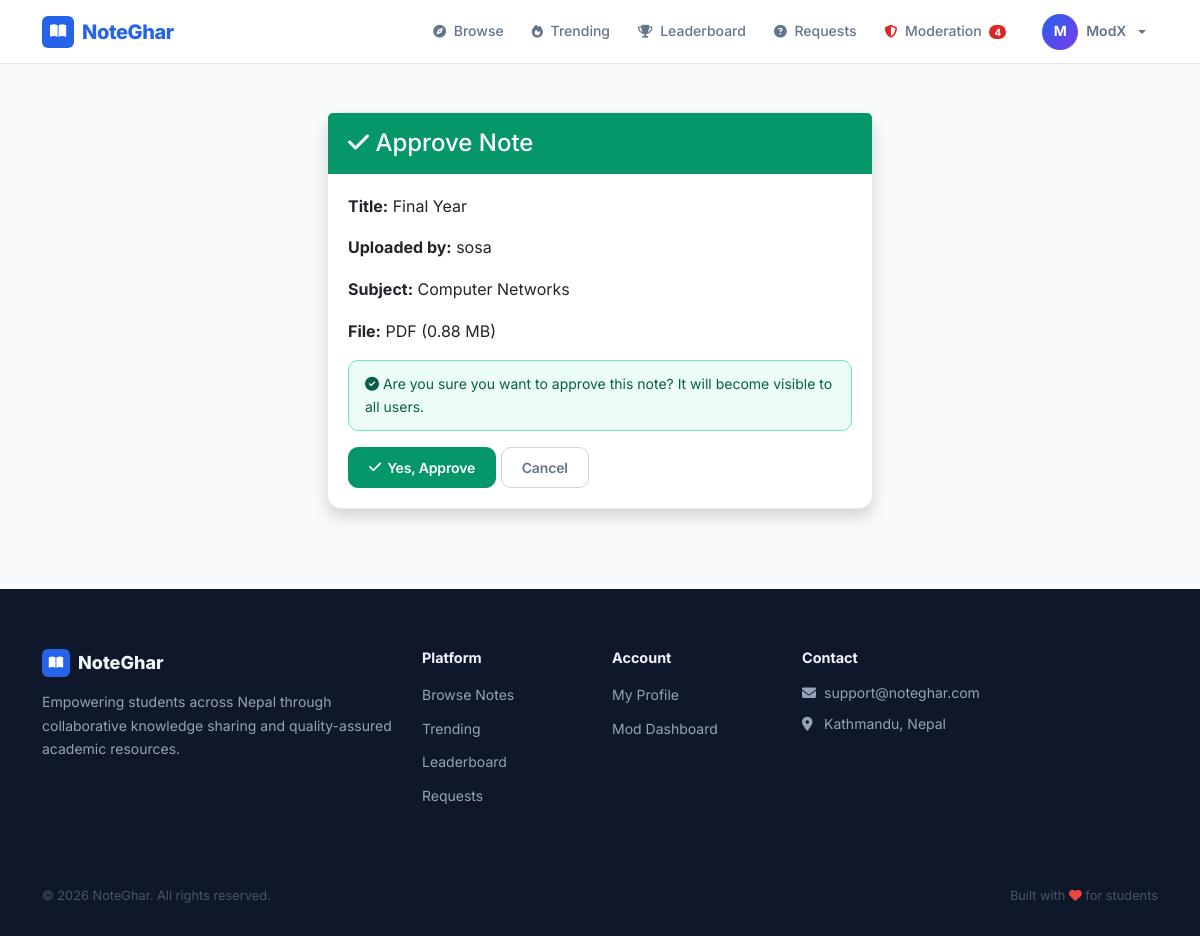
The page /notes/moderation/approve/8/ (signed in) on the database its author committed.
### accounts/models.py (models this page shows, shortened)
class User(AbstractUser):
    ROLE_CHOICES = (
        ('student', 'Student'),
        ('moderator', 'Moderator'),
        ('admin', 'Admin'),
    )
    role = models.CharField(max_length=20, choices=ROLE_CHOICES, default='student')
    phone = models.CharField(max_length=15, blank=True, null=True)
    institution = models.ForeignKey(
        'notes.Institution',
        on_delete=models.SET_NULL,
        null=True,
        blank=True,
        related_name='users',
        help_text='User\'s affiliated institution'
    )
    profile_picture = models.ImageField(upload_to='profiles/', blank=True, null=True)
    bio = models.TextField(blank=True, null=True)
    is_verified = models.BooleanField(default=False)
    specialization_courses = models.ManyToManyField(
        'notes.Course',
        blank=True,
        related_name='specialized_moderators',
        help_text='Courses this moderator specializes in'
    )
    specialization_subjects = models.ManyToManyField(
        'notes.Subject',
        blank=True,
        related_name='specialized_moderators',
        help_text='Specific subjects within courses'
    )
    qualification_document = models.FileField(
        upload_to='qualifications/%Y/%m/',
        blank=True,
        null=True,
        help_text='Upload degree certificate, transcript, or other proof of qualification (PDF, JPG, PNG)'
    )
    qualification_verified = models.BooleanField(
        default=False,
        help_text='Admin has verified the qualification documents'
    )
    qualification_notes = models.TextField(
        blank=True,
        help_text='Admin notes about qualification verification'
    )
    created_at = models.DateTimeField(auto_now_add=True)
    updated_at = models.DateTimeField(auto_now=True)
    def is_admin_user(self):
        return self.role == 'admin' or self.is_superuser

### notes/models.py (models this page shows, shortened)
class Note(models.Model):
    STATUS_CHOICES = (
        ('pending', 'Pending Review'),
        ('approved', 'Approved'),
        ('rejected', 'Rejected'),
    )
    title = models.CharField(max_length=300)
    description = models.TextField()
    subject = models.ForeignKey(Subject, on_delete=models.CASCADE, related_name='notes')
    course = models.ForeignKey(Course, on_delete=models.CASCADE, related_name='notes')
    semester = models.ForeignKey(Semester, on_delete=models.CASCADE, related_name='notes')
    assigned_moderator = models.ForeignKey(
        settings.AUTH_USER_MODEL,
        on_delete=models.SET_NULL,
        null=True,
        blank=True,
        related_name='assigned_notes',
        help_text='Moderator assigned to review this note'
    )
    file = models.FileField(
        upload_to='notes/%Y/%m/',
        validators=[FileExtensionValidator(allowed_extensions=['pdf', 'docx', 'doc', 'ppt', 'pptx'])]
    )
    file_size = models.IntegerField(default=0, help_text="File size in bytes")
    uploaded_by = models.ForeignKey(settings.AUTH_USER_MODEL, on_delete=models.CASCADE, related_name='notes')
    status = models.CharField(max_length=20, choices=STATUS_CHOICES, default='pending')
    tags = models.ManyToManyField(Tag, blank=True, related_name='notes')
    download_count = models.IntegerField(default=0)
    view_count = models.IntegerField(default=0)
    created_at = models.DateTimeField(auto_now_add=True)
    updated_at = models.DateTimeField(auto_now=True)
    approved_at = models.DateTimeField(null=True, blank=True)
    approved_by = models.ForeignKey(
        settings.AUTH_USER_MODEL,
        on_delete=models.SET_NULL,
        null=True,
        blank=True,
        related_name='approved_notes'
    )
    class Meta:
        ordering = ['-created_at']
    def get_file_extension(self):
        return self.file.name.split('.')[-1].upper()
    def get_file_size_mb(self):
        return round(self.file_size / (1024 * 1024), 2)

class Subject(models.Model):
    name = models.CharField(max_length=200)
    code = models.CharField(max_length=20)
    course = models.ForeignKey(Course, on_delete=models.CASCADE, related_name='subjects')
    semester = models.ForeignKey(Semester, on_delete=models.CASCADE, related_name='subjects')
    description = models.TextField(blank=True)
    slug = models.SlugField(blank=True)
    created_at = models.DateTimeField(auto_now_add=True)
    class Meta:
        ordering = ['course', 'semester', 'name']
        unique_together = ['code', 'course', 'semester']

### notes/views.py (the view, shortened to what this page needs)
# urls.py: path('moderation/approve/<int:pk>/', views.approve_note_view, name='approve_note'),
@user_passes_test(is_moderator)
def approve_note_view(request, pk):
    note = get_object_or_404(Note, pk=pk)
    return render(request, 'notes/approve_note.html', {'note': note})

### core/templates/notes/approve_note.html (shortened to what this page needs)
{% extends 'base.html' %}
{% block content %}
<div class="container my-5">
    <div class="row justify-content-center">
        <div class="col-md-6">
            <div class="card shadow">
                <div class="card-header bg-success text-white">
                    <h4 class="mb-0"><i class="fas fa-check"></i> Approve Note</h4>
                </div>
                <div class="card-body">
                    <p><strong>Title:</strong> {{ note.title }}</p>
                    <p><strong>Uploaded by:</strong> {{ note.uploaded_by.username }}</p>
                    <p><strong>Subject:</strong> {{ note.subject.name }}</p>
                    <p><strong>File:</strong> {{ note.get_file_extension }} ({{ note.get_file_size_mb }} MB)</p>
                    <div class="alert alert-success">
                        <i class="fas fa-check-circle"></i> Are you sure you want to approve this note? It will become visible to all users.
                    </div>
                    <form method="post">
                        <button type="submit" class="btn btn-success">
                            <i class="fas fa-check"></i> Yes, Approve
                        </button>
                        <a href="{% url 'notes:moderation_dashboard' %}" class="btn btn-secondary">Cancel</a>
                    </form>
                </div>
            </div>
        </div>
    </div>
</div>
{% endblock %}

### core/templates/base.html (shortened to what this page needs)
<!DOCTYPE html>
<html lang="en">
<head>
    <link href="https://cdn.jsdelivr.net/npm/bootstrap@5.3.0/dist/css/bootstrap.min.css" rel="stylesheet">
    <link rel="stylesheet" href="https://cdnjs.cloudflare.com/ajax/libs/font-awesome/6.4.0/css/all.min.css">
</head>
<body>
    <nav class="navbar navbar-expand-lg">
        <div class="container d-flex align-items-center">
            <a class="navbar-brand" href="{% url 'core:home' %}">
                <span class="brand-icon"><i class="fas fa-book-open"></i></span>
                NoteGhar
            </a>
            <div class="collapse navbar-collapse" id="navbarNav">
                <ul class="navbar-nav ms-auto align-items-lg-center gap-1">
                    <li class="nav-item">
                        <a class="nav-link" href="{% url 'notes:list' %}"><i class="fas fa-compass"></i> Browse</a>
                    </li>
                    <li class="nav-item">
                        <a class="nav-link" href="{% url 'notes:trending' %}"><i class="fas fa-fire"></i> Trending</a>
                    </li>
                    <li class="nav-item">
                        <a class="nav-link" href="{% url 'notes:leaderboard' %}"><i class="fas fa-trophy"></i> Leaderboard</a>
                    </li>
                    {% if user.is_authenticated %}
                        <li class="nav-item">
                            <a class="nav-link" href="{% url 'notes:request_board' %}"><i class="fas fa-question-circle"></i> Requests</a>
                        </li>
                        {% if user.role in 'moderator,admin' or user.is_superuser %}
                        <li class="nav-item">
                            <a class="nav-link" href="{% url 'moderation:dashboard' %}">
                                <i class="fas fa-shield-alt" style="color: var(--danger);"></i> Moderation
                                {% if total_pending %}
                                    <span class="navbar-pending-badge">{{ total_pending }}</span>
                                {% endif %}
                            </a>
                        </li>
                        {% endif %}
                        <li class="nav-item dropdown ms-lg-2">
                            <a class="nav-link dropdown-toggle d-flex align-items-center gap-2" href="#" id="userDropdown" role="button" data-bs-toggle="dropdown">
                                <span class="user-avatar" style="padding:0;overflow:hidden;">
                                    {% if user.profile_picture %}
                                        <img src="{{ user.profile_picture.url }}" alt="{{ user.username }}" style="width:36px;height:36px;object-fit:cover;border-radius:50%;">
                                    {% else %}
                                        {{ user.username|slice:":1"|upper }}
                                    {% endif %}
                                </span>
                                <span class="d-none d-lg-inline" style="font-size: 0.875rem; font-weight: 600;">{{ user.username }}</span>
                            </a>
                        </li>
                    {% endif %}
                </ul>
            </div>
        </div>
    </nav>
    {% block content %}{% endblock %}
    <footer>
        <div class="container">
            <div class="row g-4">
                <div class="col-lg-4">
                    <div class="brand-footer">
                        <span class="icon"><i class="fas fa-book-open"></i></span>
                        NoteGhar
                    </div>
                    <p style="font-size: 0.875rem; line-height: 1.7;">Empowering students across Nepal through collaborative knowledge sharing and quality-assured academic resources.</p>
                </div>
                <div class="col-sm-4 col-lg-2">
                    <h5>Platform</h5>
                    <ul class="list-unstyled" style="display: flex; flex-direction: column; gap: 8px;">
                        <li><a href="{% url 'notes:list' %}">Browse Notes</a></li>
                        <li><a href="{% url 'notes:trending' %}">Trending</a></li>
                        <li><a href="{% url 'notes:leaderboard' %}">Leaderboard</a></li>
                        <li><a href="{% url 'notes:request_board' %}">Requests</a></li>
                    </ul>
                </div>
                <div class="col-sm-4 col-lg-2">
                    <h5>Account</h5>
                    <ul class="list-unstyled" style="display: flex; flex-direction: column; gap: 8px;">
                        {% if user.is_authenticated %}
                        <li><a href="{% url 'accounts:profile' %}">My Profile</a></li>
                        {% if user.role == 'student' %}
                        <li><a href="{% url 'notes:my_notes' %}">My Notes</a></li>
                        <li><a href="{% url 'notes:my_bookmarks' %}">Bookmarks</a></li>
                        <li><a href="{% url 'accounts:signup_moderator' %}">Become a Moderator</a></li>
                        {% elif user.role == 'moderator' %}
                        <li><a href="{% url 'moderation:dashboard' %}">Mod Dashboard</a></li>
                        {% elif user.is_admin_user %}
                        <li><a href="{% url 'admin_dashboard' %}">Admin Dashboard</a></li>
                        {% endif %}
                        {% else %}
                        <li><a href="{% url 'accounts:signup_student' %}">Student Sign Up</a></li>
                        <li><a href="{% url 'accounts:signup_moderator' %}">Become a Moderator</a></li>
                        <li><a href="{% url 'accounts:student_login' %}">Log In</a></li>
                        {% endif %}
                    </ul>
                </div>
                <div class="col-sm-4 col-lg-4">
                    <h5>Contact</h5>
                    <div style="display: flex; flex-direction: column; gap: 8px; font-size: 0.875rem;">
                        <a href="mailto:notegharsupport@gmail.com"><i class="fas fa-envelope me-2" style="width: 14px;"></i>support@noteghar.com</a>
                        <span><i class="fas fa-map-marker-alt me-2" style="width: 14px;"></i>Kathmandu, Nepal</span>
                    </div>
                </div>
            </div>
            <hr>
            <div class="d-flex flex-wrap justify-content-between align-items-center footer-bottom">
                <span>&copy; 2026 NoteGhar. All rights reserved.</span>
                <span>Built with <i class="fas fa-heart" style="color: #EF4444;"></i> for students</span>
            </div>
        </div>
    </footer>
</body>
</html>

### rows shown on the page
User: username "M", username "ModX"
Note: title "Final Year", uploaded_by.username "sosa", subject.name "Computer Networks", get_file_extension "PDF", get_file_size_mb "0.88"

### other values the page prints
{{ total_pending }} "4"
